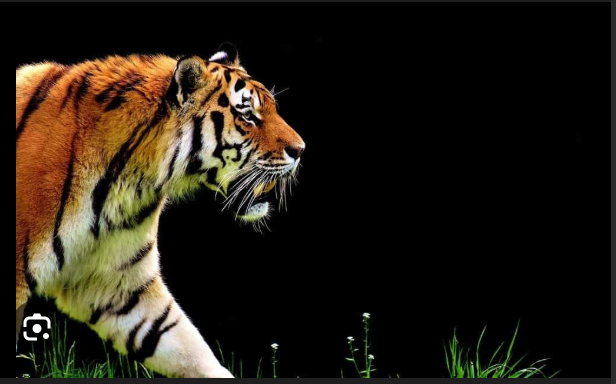
#> input picture Image Processing Playground/image.png, 616 x 384 px
$ python cv_playground.py
#> lines starting #> are read from the running program, lines starting #| are printed output that depends on the picture; after the words box and inside, x2 and y2 are one past the last pixel; in counts of white or black regions, pixels touching at a corner belong together
import cv2

# Load image
image = cv2.imread("image.png")
#> image is the input picture: shape (384, 616, 3); mean B, G, R 20, 30.1, 36.8

# Resize for easier display
image = cv2.resize(image, (800,600))
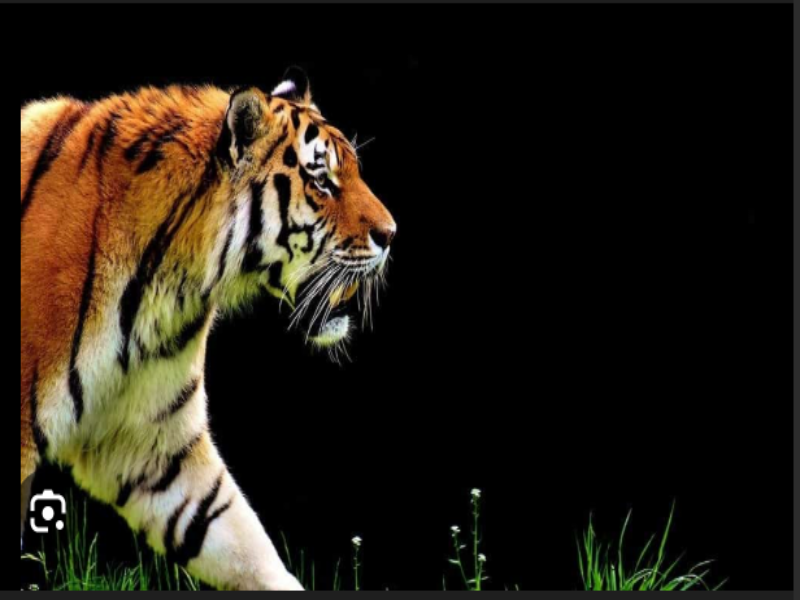
#> image: shape (600, 800, 3); mean B, G, R 19.9, 30.1, 36.7

# Convert to grayscale
gray = cv2.cvtColor(image, cv2.COLOR_BGR2GRAY)
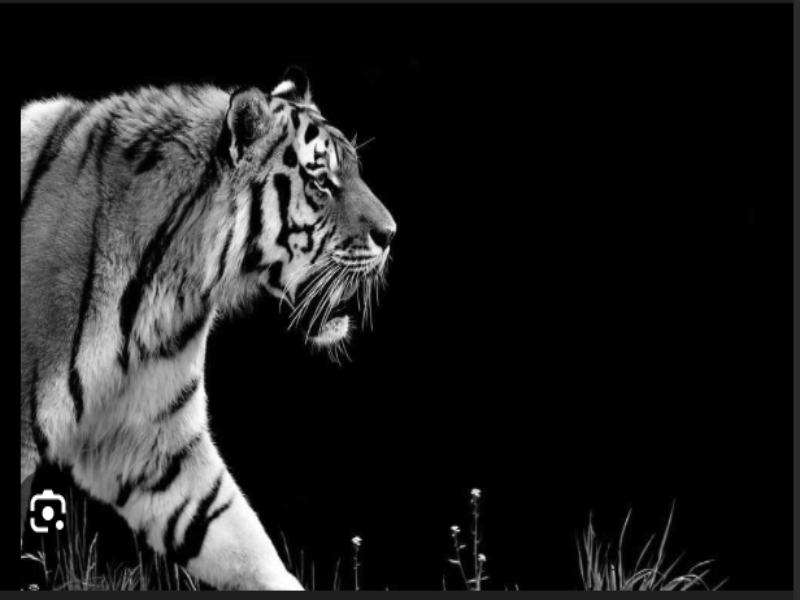
#> gray: shape (600, 800); min 0, max 255, mean 30.9

# Window
cv2.namedWindow("Playground")

# Create trackbars
cv2.createTrackbar("Blur","Playground",1,50,lambda x:None)
cv2.createTrackbar("Threshold","Playground",127,255,lambda x:None)
cv2.createTrackbar("Canny1","Playground",50,255,lambda x:None)
cv2.createTrackbar("Canny2","Playground",150,255,lambda x:None)

while True:

    # Trackbar values
    blur_val = cv2.getTrackbarPos("Blur","Playground")
    thresh_val = cv2.getTrackbarPos("Threshold","Playground")
    canny1 = cv2.getTrackbarPos("Canny1","Playground")
    canny2 = cv2.getTrackbarPos("Canny2","Playground")

    # Blur must be odd
    if blur_val % 2 == 0:
        blur_val += 1
    if blur_val < 1:
        blur_val = 1

    # Apply blur
    blur = cv2.GaussianBlur(gray,(blur_val,blur_val),0)

    # Threshold
    _,thresh = cv2.threshold(blur,thresh_val,255,cv2.THRESH_BINARY)
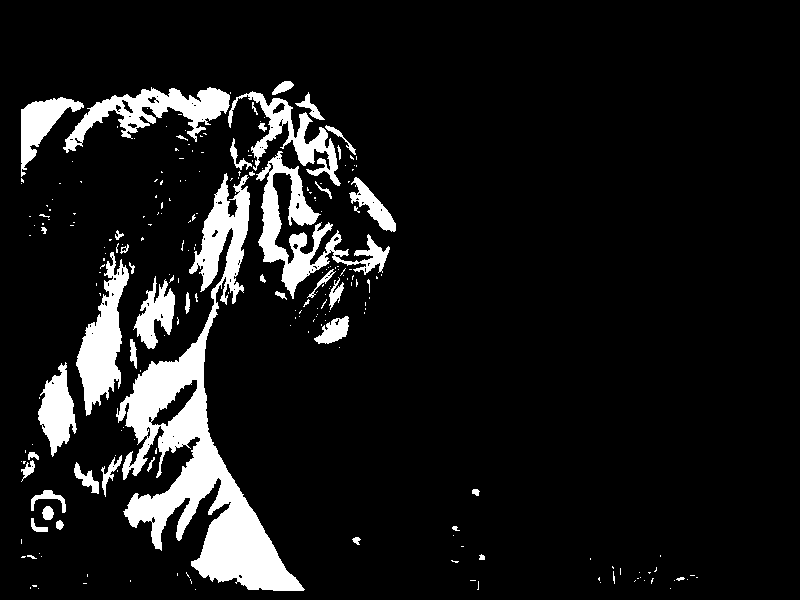
#> thresh: shape (600, 800); 9.7% white; 231 white regions (183 under 20 px), largest, box (x1, y1, x2, y2) and area: (116, 173, 305, 591) 20437, (256, 151, 390, 299) 5031, (76, 252, 129, 416) 3920

    # Canny edges
    edges = cv2.Canny(blur,canny1,canny2)
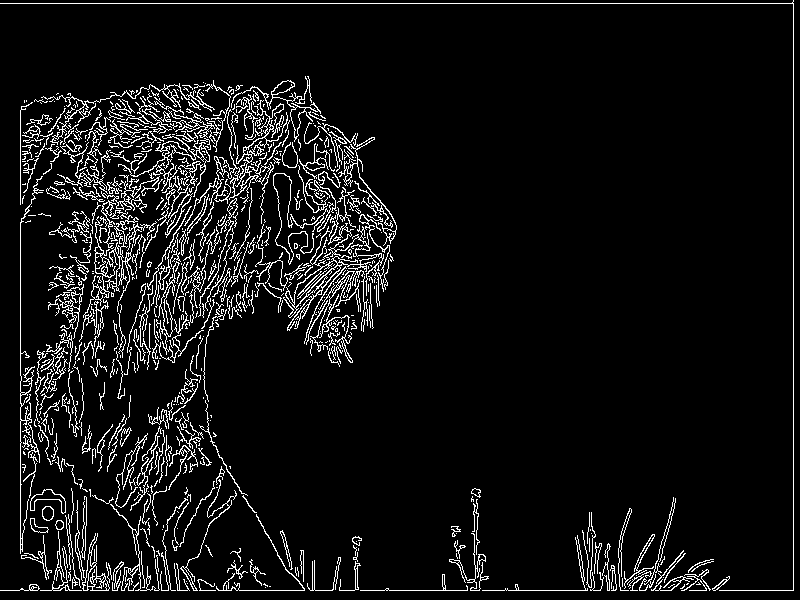
#> edges: shape (600, 800); 7% white in thin lines or dots

    # Stack results
    combined = cv2.hconcat([gray,blur])
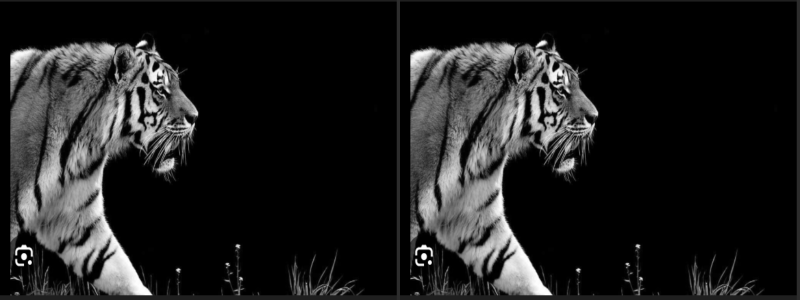
#> combined: shape (600, 1600) (shown at 1/2 size); min 0, max 255, mean 30.9
    combined2 = cv2.hconcat([thresh,edges])
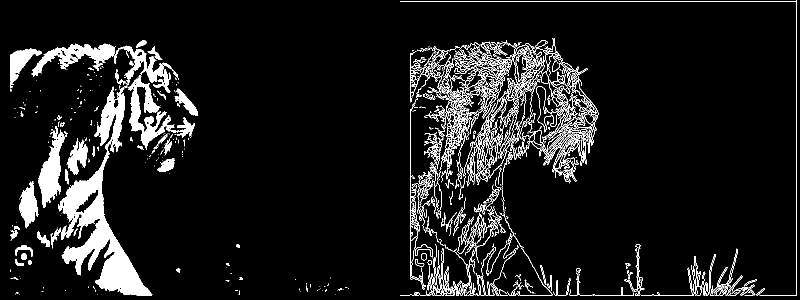
#> combined2: shape (600, 1600) (shown at 1/2 size); 8.4% white; 902 white regions (559 under 20 px), largest, box (x1, y1, x2, y2) and area: (116, 173, 305, 591) 20437, (256, 151, 390, 299) 5031, (76, 252, 129, 416) 3920
    final = cv2.vconcat([combined,combined2])
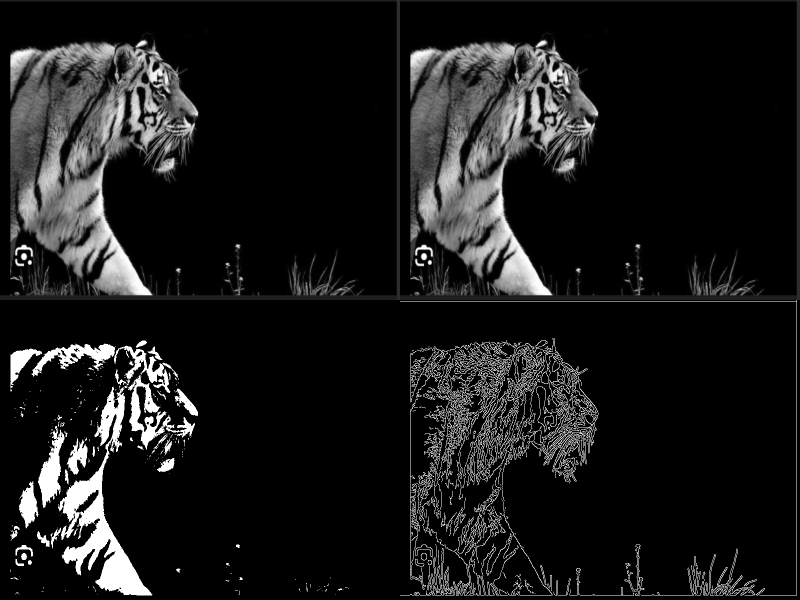
#> final: shape (1200, 1600) (shown at 1/2 size); min 0, max 255, mean 26.1

    cv2.imshow("Playground",final)

    if cv2.waitKey(1) & 0xFF == 27:
#> (key Esc is pressed here)
        break

cv2.destroyAllWindows()
